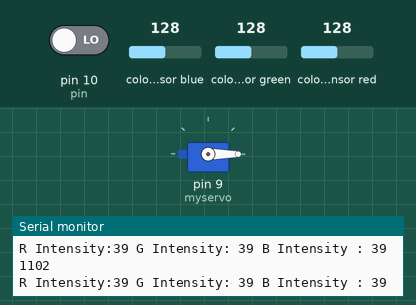
Simulated run of this sketch. Board: Arduino Uno, built with avr-gcc and run on an emulated ATmega328P. On the bench: servo, the last lines printed to the serial monitor. Wiring (inferred from the names in the program): TCS3200 colour sensor: output pin 2; S2 pin 5; S3 pin 6; S0 pin 3; S1 pin 4. The test bench sets the inputs (shaded band); at power-on: colour sensor blue 128, colour sensor green 128, colour sensor red 128, pin 10 (pin) LOW.

Above: at 1.2 s.
1.3 s: colour sensor blue set to 5
At 4.0 s:
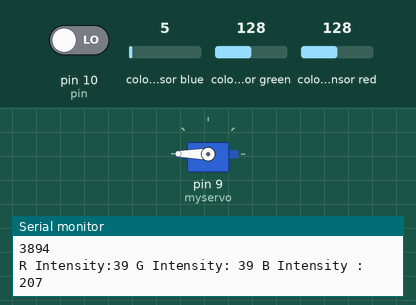
4.3 s: colour sensor green set to 5
7.3 s: colour sensor red set to 5
Timing chart, 0 to 10.5 s (numbered marks = the images above; inputs shaded):
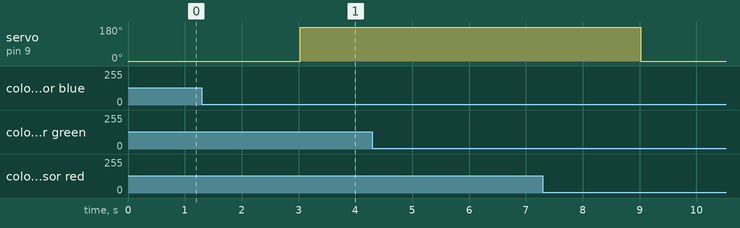

The sketch:

triage.ino
```cpp
#include <Servo.h>
Servo myservo;  // create servo object to control a servo
// twelve servo objects can be created on most boards

int retard=3000;
int open_tim=6000;
int somm_time=retard+open_tim;
const int pin=10;

int pos = 0;    // variable to store the servo position
int cons=0;
unsigned long Time;
unsigned long old_Time;
unsigned long req_Time;
int c=0;
const int s0 = 3;
const int s1 = 4;
const int s2 = 5;
const int s3 = 6;
const int out = 2;
bool choose=0;
// LED pins connected to Arduino

// Variables
int red = 0;
int green = 0;
int blue = 0;
bool open_close;

void setup()
{
  Serial.begin(9600);
  pinMode(s0, OUTPUT);
  pinMode(s1, OUTPUT);
  pinMode(s2, OUTPUT);
  pinMode(s3, OUTPUT);
  pinMode(out, INPUT);
  pinMode(choose, OUTPUT);
  digitalWrite(s0, HIGH);
  digitalWrite(s1, HIGH);
  myservo.attach(9);  // attaches the servo on pin 9 to the servo object
  myservo.write(0);
}

void loop()
{
  choose=digitalRead(pin);
  color();
  Serial.print("R Intensity:");
  Serial.print(red, DEC);
  Serial.print(" G Intensity: ");
  Serial.print(green, DEC);
  Serial.print(" B Intensity : ");
  Serial.print(blue, DEC);
  //Serial.println();
if (choose==1){
  if (red < blue && red < green && red < 30)
  {
   Serial.println(" - (Red Color)");
    triage(0);
  }


  else if (green < red && green < blue)
  {
   Serial.println(" - (Green Color)");
    triage(1);
  }
  else{
  Serial.println();
     triage(0);
  }
}
else {
    if (red < blue && red < green && red < 30)
  {
   Serial.println(" - (Red Color)");
   triage(1);

  }


  else if (green < red && green < blue)
  {
   Serial.println(" - (Green Color)");
  triage(0);
  }
  else{
  Serial.println();
    triage(0);
  }
  }


 }

void color()
{
  digitalWrite(s2, LOW);
  digitalWrite(s3, LOW);
  //count OUT, pRed, RED
  red = pulseIn(out, digitalRead(out) == HIGH ? LOW : HIGH);
  digitalWrite(s3, HIGH);
  //count OUT, pBLUE, BLUE
  blue = pulseIn(out, digitalRead(out) == HIGH ? LOW : HIGH);
  digitalWrite(s2, HIGH);
  //count OUT, pGreen, GREEN
  green = pulseIn(out, digitalRead(out) == HIGH ? LOW : HIGH);
}
void triage(bool sensor)
{
if((sensor)&&(c==0)) {old_Time=millis();c=1;}
if((!sensor)&&(c==1))c=0;
Time=millis();

if(!c)req_Time=Time-old_Time;
Serial.println(req_Time);

if((req_Time>retard)&&(req_Time<somm_time)){myservo.write(180);}
if((req_Time>=0)&&(req_Time<retard)||(req_Time>somm_time)) myservo.write(0);
 }
```
